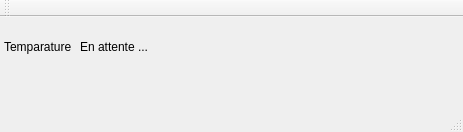
<?xml version="1.0" encoding="UTF-8"?>
<ui version="4.0">
 <class>QtWidgetsApplication1Class</class>
 <widget class="QMainWindow" name="QtWidgetsApplication1Class">
  <property name="geometry">
   <rect>
    <x>0</x>
    <y>0</y>
    <width>463</width>
    <height>132</height>
   </rect>
  </property>
  <property name="windowTitle">
   <string>QtWidgetsApplication1</string>
  </property>
  <widget class="QWidget" name="centralWidget">
   <widget class="QLabel" name="label">
    <property name="geometry">
     <rect>
      <x>4</x>
      <y>20</y>
      <width>71</width>
      <height>20</height>
     </rect>
    </property>
    <property name="text">
     <string>Temparature : </string>
    </property>
   </widget>
   <widget class="QLabel" name="label_2">
    <property name="geometry">
     <rect>
      <x>80</x>
      <y>20</y>
      <width>261</width>
      <height>20</height>
     </rect>
    </property>
    <property name="text">
     <string>En attente ...</string>
    </property>
   </widget>
  </widget>
  <widget class="QMenuBar" name="menuBar">
   <property name="geometry">
    <rect>
     <x>0</x>
     <y>0</y>
     <width>463</width>
     <height>20</height>
    </rect>
   </property>
  </widget>
  <widget class="QToolBar" name="mainToolBar">
   <attribute name="toolBarArea">
    <enum>TopToolBarArea</enum>
   </attribute>
   <attribute name="toolBarBreak">
    <bool>false</bool>
   </attribute>
  </widget>
  <widget class="QStatusBar" name="statusBar"/>
 </widget>
 <layoutdefault spacing="6" margin="11"/>
 <resources>
  <include location="QtWidgetsApplication1.qrc"/>
 </resources>
 <connections/>
</ui>
